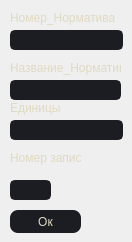
      <widget class="QWidget" name="page_3">
       <widget class="QLineEdit" name="lineEdit_11">
        <property name="geometry">
         <rect>
          <x>10</x>
          <y>80</y>
          <width>111</width>
          <height>20</height>
         </rect>
        </property>
        <property name="styleSheet">
         <string notr="true">QLineEdit {
  color : white;
	background-color: rgb(27, 29, 35);
	border-radius: 5px;
	border: 2px solid rgb(27, 29, 35);
	padding-left: 10px;
}
QLineEdit:hover {
	border: 2px solid rgb(64, 71, 88);
}
QLineEdit:focus {
	border: 2px solid rgb(91, 101, 124);
}</string>
        </property>
       </widget>
       <widget class="QLineEdit" name="lineEdit_10">
        <property name="geometry">
         <rect>
          <x>10</x>
          <y>30</y>
          <width>113</width>
          <height>20</height>
         </rect>
        </property>
        <property name="styleSheet">
         <string notr="true">QLineEdit {
  color : white;
	background-color: rgb(27, 29, 35);
	border-radius: 5px;
	border: 2px solid rgb(27, 29, 35);
	padding-left: 10px;
}
QLineEdit:hover {
	border: 2px solid rgb(64, 71, 88);
}
QLineEdit:focus {
	border: 2px solid rgb(91, 101, 124);
}</string>
        </property>
       </widget>
       <widget class="QLineEdit" name="lineEdit_12">
        <property name="geometry">
         <rect>
          <x>10</x>
          <y>120</y>
          <width>113</width>
          <height>20</height>
         </rect>
        </property>
        <property name="styleSheet">
         <string notr="true">QLineEdit {
  color : white;
	background-color: rgb(27, 29, 35);
	border-radius: 5px;
	border: 2px solid rgb(27, 29, 35);
	padding-left: 10px;
}
QLineEdit:hover {
	border: 2px solid rgb(64, 71, 88);
}
QLineEdit:focus {
	border: 2px solid rgb(91, 101, 124);
}</string>
        </property>
       </widget>
       <widget class="QPushButton" name="pushButton_7">
        <property name="geometry">
         <rect>
          <x>10</x>
          <y>210</y>
          <width>71</width>
          <height>23</height>
         </rect>
        </property>
        <property name="styleSheet">
         <string notr="true">QPushButton{color:white;
	color: #dfdac2;
background-color: rgb(27, 29, 35);
border:none;
border-radius:8px;

}
QPushButton:hover {
	border: 2px solid rgb(64, 71, 88);
background-color:#5a606b;}
QPushButton:focus {
	border: 2px solid rgb(91, 101, 124);
}</string>
        </property>
        <property name="text">
         <string>Ок</string>
        </property>
       </widget>
       <widget class="QLabel" name="label_12">
        <property name="geometry">
         <rect>
          <x>10</x>
          <y>10</y>
          <width>111</width>
          <height>16</height>
         </rect>
        </property>
        <property name="styleSheet">
         <string notr="true">	color: #dfdac2;
</string>
        </property>
        <property name="text">
         <string>Номер_Норматива</string>
        </property>
       </widget>
       <widget class="QLabel" name="label_13">
        <property name="geometry">
         <rect>
          <x>10</x>
          <y>60</y>
          <width>111</width>
          <height>16</height>
         </rect>
        </property>
        <property name="styleSheet">
         <string notr="true">	color: #dfdac2;
</string>
        </property>
        <property name="text">
         <string>Название_Норматива</string>
        </property>
       </widget>
       <widget class="QLabel" name="label_14">
        <property name="geometry">
         <rect>
          <x>10</x>
          <y>100</y>
          <width>111</width>
          <height>16</height>
         </rect>
        </property>
        <property name="styleSheet">
         <string notr="true">	color: #dfdac2;
</string>
        </property>
        <property name="text">
         <string>Единицы</string>
        </property>
       </widget>
       <widget class="QLabel" name="label_16">
        <property name="geometry">
         <rect>
          <x>10</x>
          <y>150</y>
          <width>71</width>
          <height>16</height>
         </rect>
        </property>
        <property name="styleSheet">
         <string notr="true">	color: #dfdac2;
</string>
        </property>
        <property name="text">
         <string>Номер записи</string>
        </property>
       </widget>
       <widget class="QLineEdit" name="lineEdit_13">
        <property name="geometry">
         <rect>
          <x>10</x>
          <y>180</y>
          <width>41</width>
          <height>20</height>
         </rect>
        </property>
        <property name="styleSheet">
         <string notr="true">QLineEdit {
  color : white;
	background-color: rgb(27, 29, 35);
	border-radius: 5px;
	border: 2px solid rgb(27, 29, 35);
	padding-left: 10px;
}
QLineEdit:hover {
	border: 2px solid rgb(64, 71, 88);
}
QLineEdit:focus {
	border: 2px solid rgb(91, 101, 124);
}</string>
        </property>
       </widget>
      </widget>
